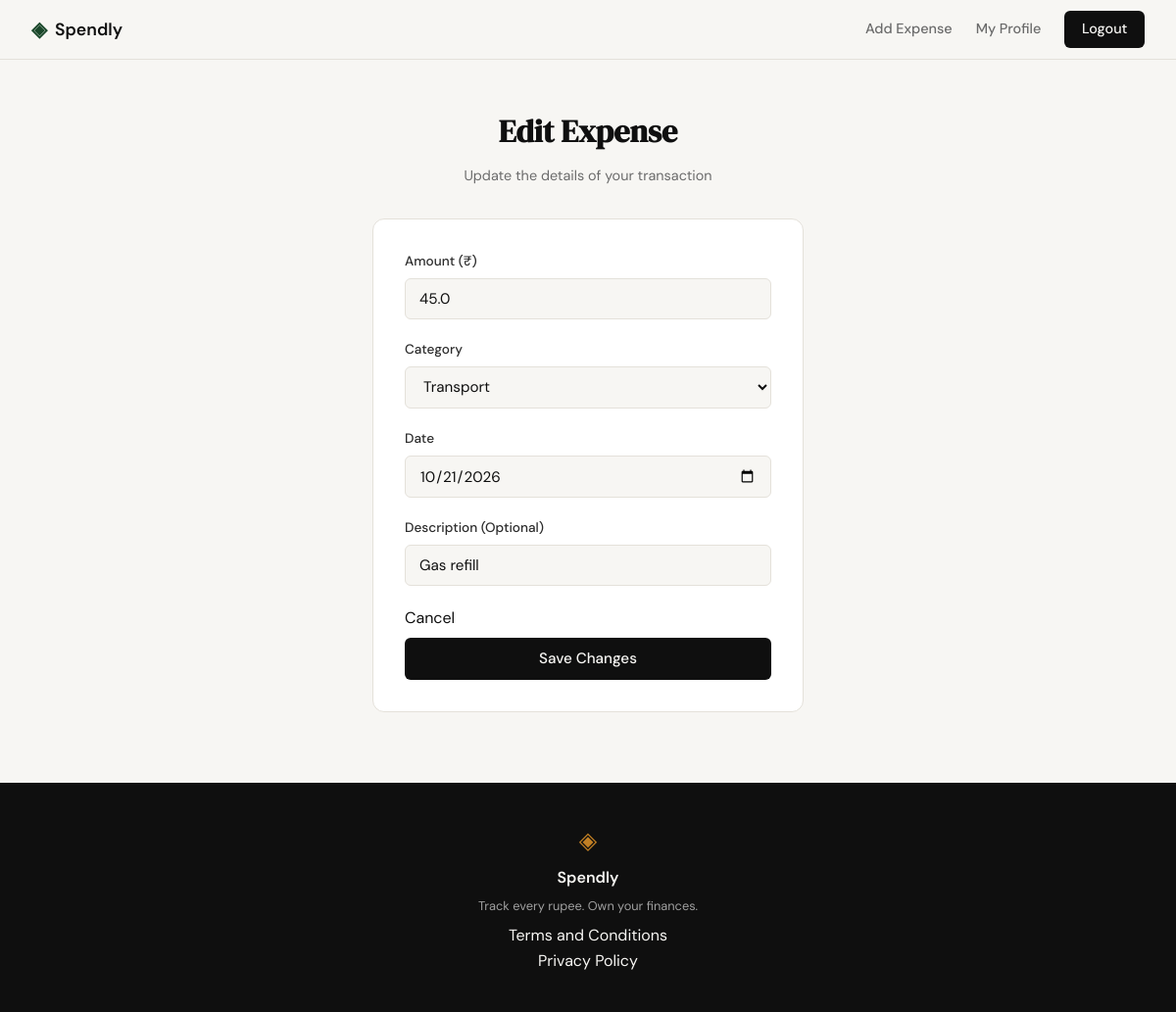
/expenses/2/edit (signed in), run on the app's committed database.
### tables this page shows
CREATE TABLE expenses (
                id INTEGER PRIMARY KEY AUTOINCREMENT,
                user_id INTEGER NOT NULL,
                amount REAL NOT NULL,
                category TEXT NOT NULL,
                description TEXT,
                date TEXT NOT NULL,
                created_at TEXT DEFAULT (datetime('now')),
                FOREIGN KEY (user_id) REFERENCES users (id) ON DELETE CASCADE
            );

### app.py (the view, shortened to what this page needs)
@app.route("/expenses/<int:id>/edit", methods=["GET", "POST"])
@login_required
def edit_expense(id):
    user_id = session.get('user_id')
    expense = get_expense_by_id(id, user_id)
    if not expense:
        abort(404)
    return render_template("edit_expense.html", expense=expense)

### app.py (called while the page is built)
def login_required(f):
    @wraps(f)
    def decorated_function(*args, **kwargs):
        if 'user_id' not in session:
            flash("Please log in to access this page.", "error")
            return redirect(url_for('login'))
        return f(*args, **kwargs)
    return decorated_function

### database/db.py (called while the page is built)
def get_db():
    conn = sqlite3.connect(DATABASE, factory=_ClosingConnection)
    conn.row_factory = sqlite3.Row
    conn.execute("PRAGMA foreign_keys = ON;")
    return conn

    def __exit__(self, exc_type, exc_value, traceback):
        try:
            return super().__exit__(exc_type, exc_value, traceback)
        finally:
            self.close()

### database/queries.py (called while the page is built)
def get_expense_by_id(expense_id, user_id):
    with get_db() as conn:
        return conn.execute(
            "SELECT * FROM expenses WHERE id = ? AND user_id = ?",
            (expense_id, user_id)
        ).fetchone()

### templates/edit_expense.html (shortened to what this page needs)
{% extends "base.html" %}
{% block content %}
<section class="auth-section">
    <div class="auth-container">
        <div class="auth-header">
            <h1 class="auth-title">Edit Expense</h1>
            <p class="auth-subtitle">Update the details of your transaction</p>
        </div>
        <div class="auth-card">
            <form method="POST" action="{{ url_for('edit_expense', id=expense.id) }}">
                <div class="form-group">
                    <label for="amount">Amount (₹)</label>
                    <input type="number" id="amount" name="amount"
                           step="0.01" min="0.01" class="form-input"
                           placeholder="0.00" required
                           value="{{ expense.amount }}">
                </div>
                <div class="form-group">
                    <label for="category">Category</label>
                    <select id="category" name="category" class="form-input" required>
                        <option value="Transport" {{ 'selected' if expense.category == 'Transport' }}>Transport</option>
                    </select>
                </div>
                <div class="form-group">
                    <label for="date">Date</label>
                    <input type="date" id="date" name="date" class="form-input"
                           required value="{{ expense.date }}">
                </div>
                <div class="form-group">
                    <label for="description">Description (Optional)</label>
                    <input type="text" id="description" name="description"
                           class="form-input" placeholder="What was this for?"
                           maxlength="200" value="{{ expense.description or '' }}">
                </div>
                <div class="form-actions">
                    <a href="{{ url_for('profile') }}" class="btn-cancel">Cancel</a>
                    <button type="submit" class="btn-submit">Save Changes</button>
                </div>
            </form>
        </div>
    </div>
</section>
{% endblock %}

### static/css/style.css (style rules this page uses)
:root { --ink: #0f0f0f; --ink-soft: #2d2d2d; --ink-muted: #6b6b6b; --ink-faint: #a0a0a0; --paper: #f7f6f3; --paper-warm: #f0ede6; --paper-card: #ffffff; --accent: #1a472a; --accent-light: #e8f0eb; --accent-2: #c17f24; --accent-2-light: #fdf3e3; --danger: #c0392b; --danger-light: #fdecea; --border: #e4e1da; --border-soft: #eeebe4; --font-display: 'DM Serif Display', Georgia, serif; --font-body: 'DM Sans', system-ui, sans-serif; --max-width: 1200px; --auth-width: 440px; --radius-sm: 6px; --radius-md: 12px; --radius-lg: 20px; }
*, *::before, *::after { box-sizing: border-box; margin: 0; padding: 0; }
html { font-size: 16px; scroll-behavior: smooth; }
body { background: var(--paper); color: var(--ink); font-family: var(--font-body); font-size: 1rem; line-height: 1.6; -webkit-font-smoothing: antialiased; }
a { color: inherit; text-decoration: none; }
.auth-section { min-height: calc(100vh - 60px - 100px); display: flex; align-items: center; justify-content: center; padding: 3rem 2rem; }
.auth-container { width: 100%; max-width: var(--auth-width); }
.auth-header { text-align: center; margin-bottom: 2rem; }
.auth-title { font-family: var(--font-display); font-size: 2rem; color: var(--ink); margin-bottom: 0.5rem; }
.auth-subtitle { font-size: 0.9rem; color: var(--ink-muted); }
.auth-card { background: var(--paper-card); border: 1px solid var(--border); border-radius: var(--radius-md); padding: 2rem; margin-bottom: 1.5rem; }
.form-group { margin-bottom: 1.25rem; }
.form-group label { display: block; font-size: 0.85rem; font-weight: 500; color: var(--ink-soft); margin-bottom: 0.4rem; }
.form-input { width: 100%; padding: 0.6rem 0.875rem; border: 1px solid var(--border); border-radius: var(--radius-sm); font-family: var(--font-body); font-size: 0.95rem; color: var(--ink); background: var(--paper); outline: none; transition: border-color 0.2s; }
.form-input::placeholder { color: var(--ink-faint); }
.btn-submit { width: 100%; padding: 0.7rem; background: var(--ink); color: var(--paper); border: none; border-radius: var(--radius-sm); font-family: var(--font-body); font-size: 0.95rem; font-weight: 500; cursor: pointer; transition: background 0.2s; margin-top: 0.5rem; }

### data on the page
expenses: amount "45.0", date "10/21/2026", description "Gas refill"
